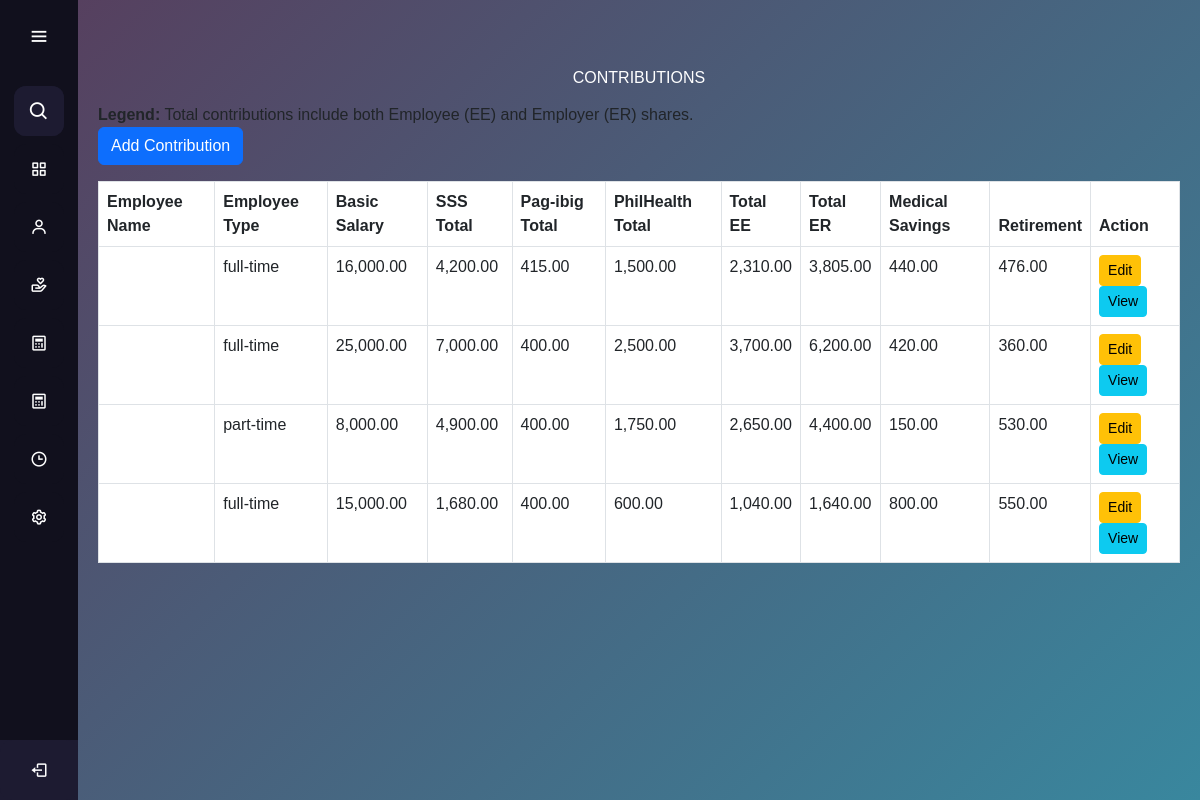
The page /manage_contributions.php on the database as committed earlier.
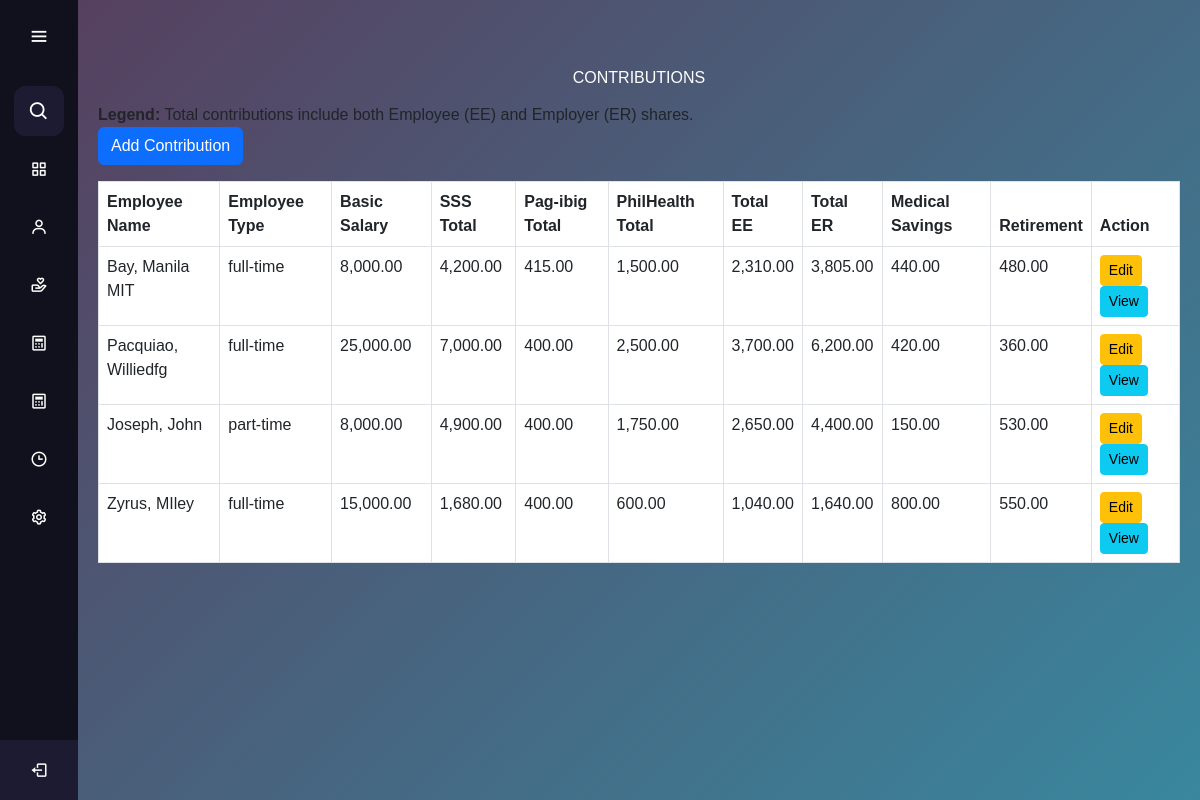
The same page on the database as committed later.
### tables this page shows
CREATE TABLE `contributions` (
  `contributions_id` int(11) NOT NULL,
  `employee_id` int(11) NOT NULL,
  `sss_ee` decimal(11,0) NOT NULL,
  `pag_ibig_ee` decimal(11,0) NOT NULL,
  `philhealth_ee` decimal(11,0) NOT NULL,
  `sss_er` decimal(11,0) NOT NULL,
  `pag_ibig_er` decimal(11,0) NOT NULL,
  `philhealth_er` decimal(11,0) NOT NULL,
  `medical_savings` decimal(10,0) NOT NULL,
  `retirement` decimal(10,0) NOT NULL
);

CREATE TABLE `employees` (
  `employee_id` int(11) NOT NULL,
  `first_name` varchar(255) NOT NULL,
  `last_name` varchar(255) NOT NULL,
  `suffix_title` varchar(50) NOT NULL,
  `employee_type` enum('full-time','part-time') NOT NULL,
  `classification` varchar(255) NOT NULL,
  `basic_salary` decimal(10,2) NOT NULL,
  `honorarium` decimal(10,2) DEFAULT 0.00,
  `incentives` decimal(10,0) NOT NULL,
  `overload_rate` decimal(10,0) NOT NULL,
  `watch_reward` decimal(10,0) NOT NULL,
  `absent_lateRate` decimal(10,0) NOT NULL,
  `created_at` timestamp NOT NULL DEFAULT current_timestamp()
);

### manage_contributions.php (the view, shortened to what this page needs)
<?php
require 'database_connection.php';
$sql = "SELECT
            c.contributions_id,
            e.employee_id,
            CONCAT(e.last_name, ', ', e.first_name, ' ', e.suffix_title) AS Name,
            e.employee_type AS Type,
            e.basic_salary AS Basic,
            c.sss_ee, c.pag_ibig_ee, c.philhealth_ee,
            c.sss_er, c.pag_ibig_er, c.philhealth_er,
            c.medical_savings, c.retirement
        FROM contributions c
        JOIN employees e ON c.employee_id = e.employee_id";
$result = $conn->query($sql);
?>
<!DOCTYPE html>
<html lang="en">
<head>
     <link href="https://cdn.jsdelivr.net/npm/bootstrap@5.3.0-alpha1/dist/css/bootstrap.min.css" rel="stylesheet">
    <link href="https://cdn.jsdelivr.net/npm/bootstrap-icons/font/bootstrap-icons.css" rel="stylesheet">
</head>
<body>
    <?php include 'aside.php'; ?>
    <main>
        <div class="container mt-5 mb-3 text-center text-white">
            <h1>CONTRIBUTIONS</h1>
        </div>
        <p><strong>Legend:</strong> Total contributions include both Employee (EE) and Employer (ER) shares.</p>
        <a href="manage_contributions_add.php" class="btn btn-primary mb-3">Add Contribution</a>
        <div id="contributions-table" style="background-color: white;">
        <table class="table table-bordered" style="background-color: white;">
                <thead>
                    <tr>
                        <th>Employee Name</th>
                        <th>Employee Type</th>
                        <th>Basic Salary</th>
                        <th>SSS Total</th>
                        <th>Pag-ibig Total</th>
                        <th>PhilHealth Total</th>
                        <th>Total EE</th>
                        <th>Total ER</th>
                        <th>Medical Savings</th>
                        <th>Retirement</th>
                        <th>Action</th>
                    </tr>
                </thead>
                <tbody style="background-color: white;">
                    <?php
                    if ($result->num_rows > 0) {
                        while ($row = $result->fetch_assoc()) {
                            $sss_total = $row['sss_ee'] + $row['sss_er'];
                            $pagibig_total = $row['pag_ibig_ee'] + $row['pag_ibig_er'];
                            $philhealth_total = $row['philhealth_ee'] + $row['philhealth_er'];
                            $total_ee = $row['sss_ee'] + $row['pag_ibig_ee'] + $row['philhealth_ee'];
                            $total_er = $row['sss_er'] + $row['pag_ibig_er'] + $row['philhealth_er'];
                            $medical_savings = $row['medical_savings'];
                            $retirement = $row['retirement'];
                            echo "<tr>
                    <td>{$row['Name']}</td>
                    <td>{$row['Type']}</td>
                    <td>" . number_format($row['Basic'], 2) . "</td>
                    <td>" . number_format($sss_total, 2) . "</td>
                    <td>" . number_format($pagibig_total, 2) . "</td>
                    <td>" . number_format($philhealth_total, 2) . "</td>
                    <td>" . number_format($total_ee, 2) . "</td>
                    <td>" . number_format($total_er, 2) . "</td>
                    <td>" . number_format($medical_savings, 2) . "</td>
                    <td>" . number_format($retirement, 2) . "</td>
                    <td>
                        <a href='manage_contributions_edit.php?id={$row['contributions_id']}' class='btn btn-warning btn-sm'>Edit</a>
                        <button class='btn btn-info btn-sm' data-bs-toggle='modal' data-bs-target='#viewModal'
                            onclick='loadModal({$row['contributions_id']})'>View</button>
                    </td>
                </tr>";
                        }
                    } else {
                        echo "<tr><td colspan='11'>No data found</td></tr>";
                    }
                    ?>
                </tbody>
            </table>
        </div>
    </main>
</body>
</html>

Rows that differ between the two databases and show on the page:
changed contributions (number 1 of 4 on the later page): Name (not shown) → "Bay, Manila MIT"; employee.basic_salary "16,000.00" → "8,000.00"; retirement "476.00" → "480.00"
shown differently, row unchanged: contributions (number 2 of 4 on the later page): Name (not shown) → "Pacquiao, Williedfg"
shown differently, row unchanged: contributions "part-time": Name (not shown) → "Joseph, John"
shown differently, row unchanged: contributions (number 4 of 4 on the later page): Name (not shown) → "Zyrus, MIley"
